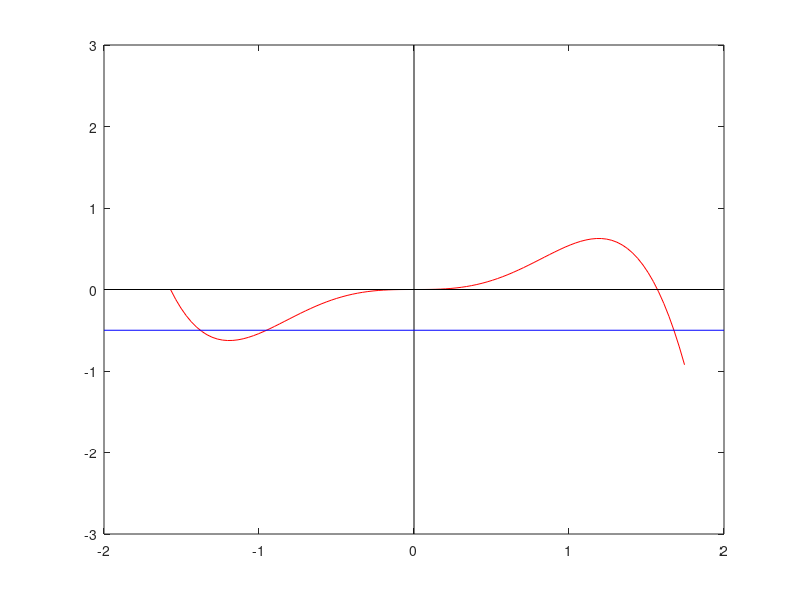

Reproduce this figure in MATLAB. (Note: this script raises an error after producing the figure.)
f = @(x)x.^3.*cos(x);
x = linspace(-pi/2, 5*pi/9);
y = f(x);
plot(x, y, 'r');
hold on;
plot([0 0], [-3 3], 'k');
plot([-2 2], [0 0], 'k');
plot([-2 2], [-0.5 -0.5], 'b');
g = @(x)f(x) + 0.5
[ x, ~ ] = zero_bisection(g, -1.5, -1.25, 10^-5, 100);
scatter(x, f(x), 'b')
x
[ x, ~ ] = zero_bisection(g, -1.25, 0, 10^-5, 100);
scatter(x, f(x), 'b')
x
[ x, ~ ] = zero_bisection(g, 0, 3, 10^-5, 100);
scatter(x, f(x), 'b')
x
